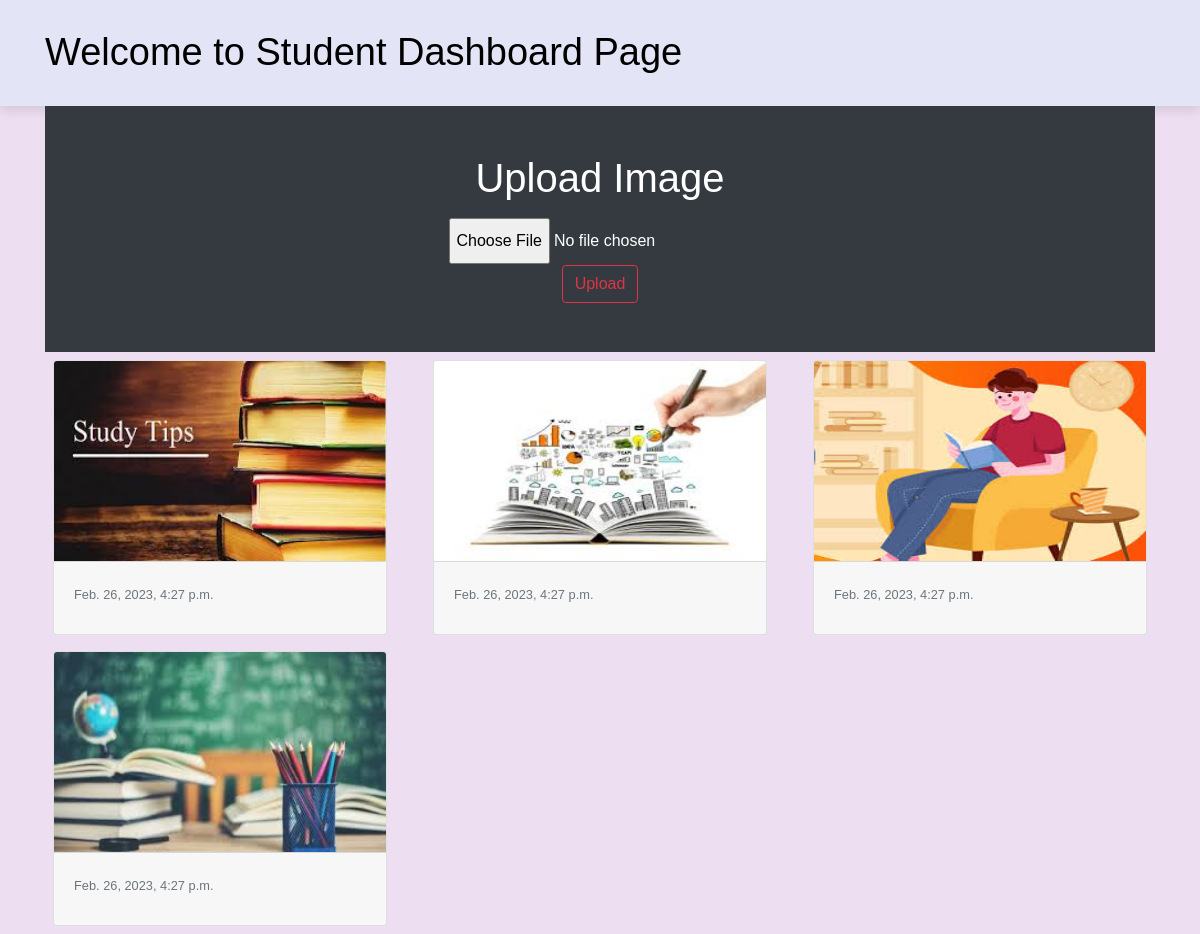
/studentphoto/, run on the app's committed database.
### home/models.py (models this page shows)
class StudentImage(models.Model):
 photo = models.ImageField(upload_to="myphoto")
 date = models.DateTimeField(auto_now_add=True)

### home/views.py (the view)
# urls.py: path('studentphoto/',views.studentphoto, name='studentphoto'),
def studentphoto(request):
    if request.method == "POST":
        form= StudentForm(data=request.POST,files=request.FILES)
        if form.is_valid():
            form.save()
        form=StudentForm()
        img=StudentImage.objects.all()
        return render(request, "studentdashboard.html",{"img":img, "form":form})
    else:
        form=StudentForm()
        img=StudentImage.objects.all()
        return render(request, "studentdashboard.html",{"img":img, "form":form})

### home/forms.py
class StudentForm(forms.ModelForm):
 class Meta:
  model = StudentImage
  fields = '__all__'
  labels = {'photo':''}

### home/templates/studentdashboard.html (shortened to what this page needs)
<!doctype html>
<html lang="en">
  <head>
    <link rel="stylesheet" href="https://cdn.jsdelivr.net/npm/bootstrap@4.5.3/dist/css/bootstrap.min.css">
  </head>
  <body>
    <header>
      <div class="container">
        <h1>Welcome to Student Dashboard Page</h1>
      </div>
    </header>
   <div class="container">
    <div class="py-5 text-center bg-dark text-white">
     <h1 class="mb-3">Upload Image</h1>
     <form action="{% url 'studentphoto' %}" method="post" enctype="multipart/form-data">
      {{form}}<br>
      <input type="submit" class="btn btn-outline-danger" value="Upload">
    </div>
    <div class="row">
     {% for x in img %}
      <div class="col-sm-4">
       <div class="card m-2">
        <img src="{{x.photo.url}}" alt="" class="card-img-top" height="200px">
        <div class="card-footer">
         <small class="text-muted">{{x.date}}</small>
        </div>
       </div>
      </div>
     {% endfor %}
    </div>
   </div>
  </body>
</html>

### home/templates/studentdashboard.html (style rules this page uses)
* { box-sizing: border-box; margin: 0; padding: 0; }
body { font-family: sans-serif; font-size: 16px; line-height: 2.5; color: black; background-color: #EDDEF1; }
header { background-color: #E3E5F6; padding: 30px; box-shadow: 0px 5px 10px rgba(0, 0, 0, 0.1); }
header h1 { margin: 0; font-size: 38px; }

### data on the page
StudentImage: photo (picture), date "Feb. 26, 2023, 4:27 p.m."
StudentImage: photo (picture), date "Feb. 26, 2023, 4:27 p.m."
StudentImage: photo (picture), date "Feb. 26, 2023, 4:27 p.m."
StudentImage: photo (picture), date "Feb. 26, 2023, 4:27 p.m."
